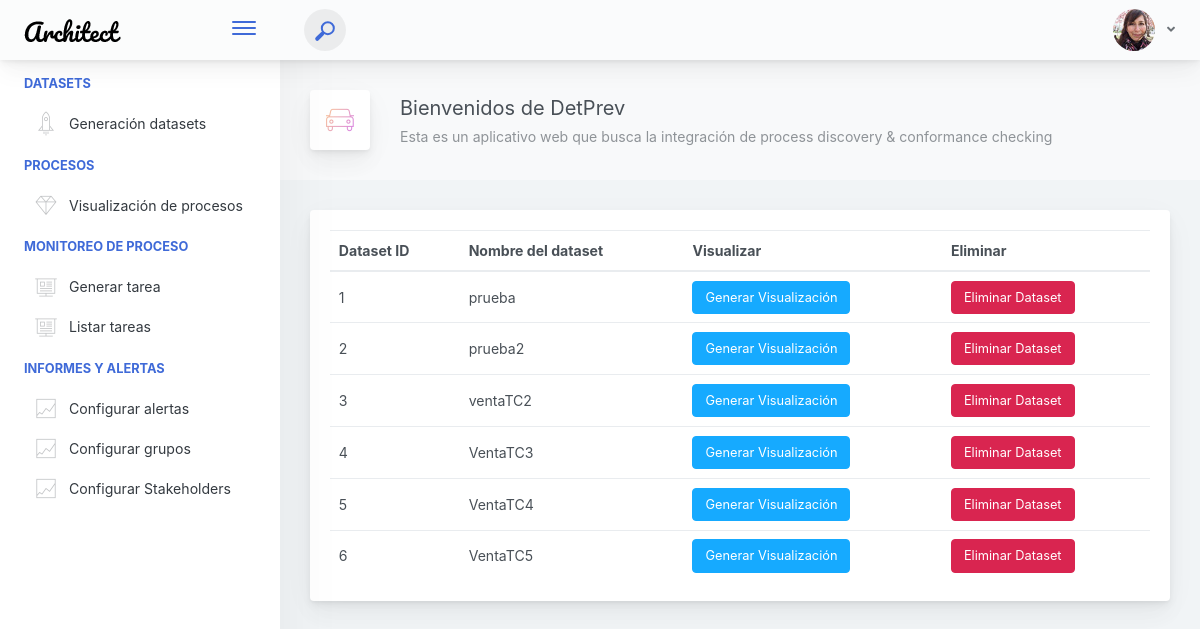
/process_generation/ (signed in), run on an earlier commit of the app's database.
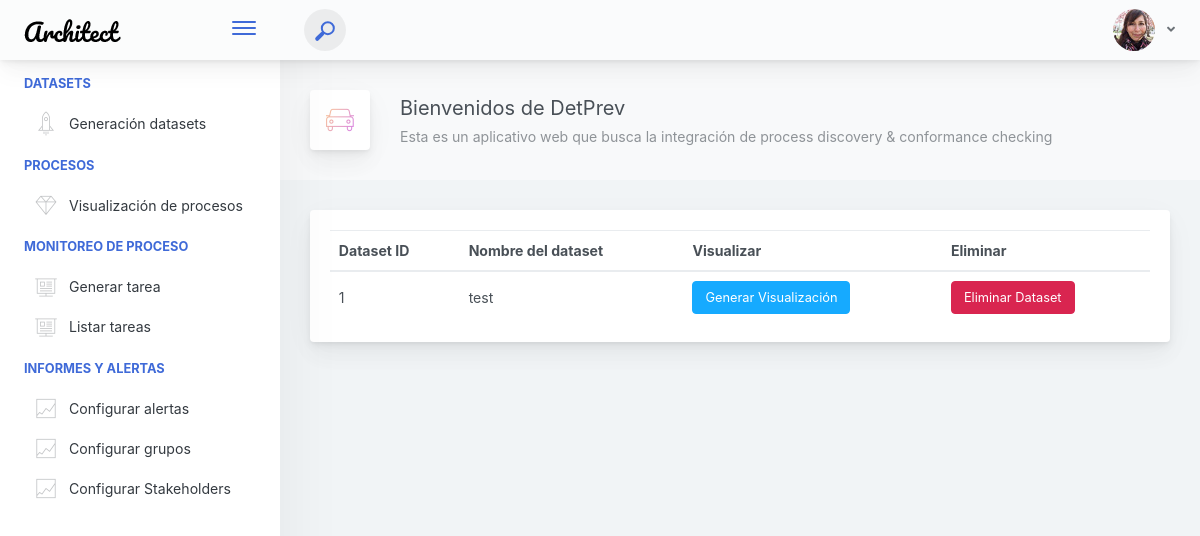
And on a later commit of the database.
### main/models.py (models this page shows)
class Dataset(models.Model):
    name=models.CharField(max_length=30,unique=True)
    user=models.ForeignKey(User,on_delete=models.CASCADE)

### main/views.py (the view)
# urls.py: path('process_generation/',process_generation_view),
@login_required
def process_generation_view(request):
    datasets = Dataset.objects.all().filter(user=request.user)
    context = {'datasets': datasets}
    return render(request, 'process_generation.html', context)

### main/templates/process_generation.html
{% extends "base.html" %}
{% load static %}
{% block content %}
<div class="main-card mb-3 card">
    <div class="card-body">
        <table class="mb-0 table" style="overflow-x:auto;">
            <thead>
                <tr>
                    <th>Dataset ID</th>
                    <th>Nombre del dataset</th>
                    <th>Visualizar</th>
                    <th>Eliminar</th>
                </tr>
            </thead>
            <tbody>
                {% for item in datasets %}
                <tr>
                    <td>{{item.id}}</td>
                    <td>{{item.name}}</td>
                    <td>
                        <form action="/process_generation/{{user.get_username}}/{{item.name}}/" method="get"><button
                                type="submit" class="btn btn-info">Generar Visualización</button></form>
                    </td>
                    <td>
                        <form action="/dataset_delete/{{user.get_username}}/{{item.name}}/" method="get"><button
                                type="submit" class="btn btn-danger">Eliminar Dataset</button></form>
                    </td>
                </tr>
                {% endfor %}
            </tbody>
        </table>
    </div>
</div>
{% endblock %}

What changed in the data, as far as the page shows it:
removed Dataset: id "2", name "prueba2"
removed Dataset: id "3", name "ventaTC2"
removed Dataset: id "4", name "VentaTC3"
removed Dataset: id "5", name "VentaTC4"
removed Dataset: id "6", name "VentaTC5"
changed Dataset id 1: name "prueba" → "test"
